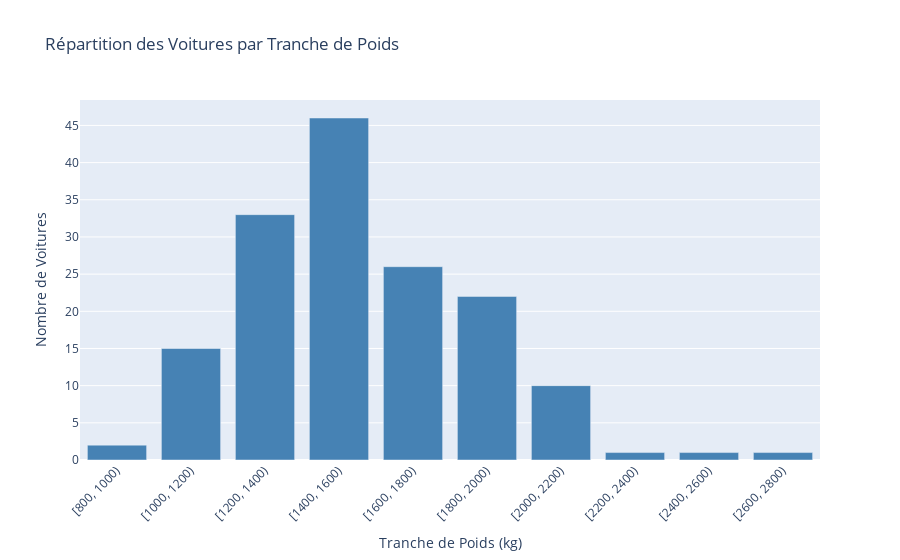

The notebook cell this image was saved under:
### Markdown cell above
Graphique montrant la répartion des voitures par tranche de poids

### Code cell
# Nombre de voitures par tranche de poids (par 200 kg)

# Trouver le poids min et max
poids_min = int(df['Poids (kg)'].min())
poids_max = int(df['Poids (kg)'].max())

# Arrondir le poids minimum 
poids_min_arrondi = (poids_min // 200) * 200

# Tranches de 200 kg

bins_poids = list(range(poids_min_arrondi, poids_max + 201, 200))

# Classer chaque voiture dans une tranche de poids
df['Tranche_Poids'] = pd.cut(df['Poids (kg)'], bins=bins_poids, right=False)

# Compter les voitures par tranche
weight_counts = df['Tranche_Poids'].value_counts().sort_index().reset_index()

# Renommer les colonnes
weight_counts.columns = ['Tranche_Poids', 'count']

# Convertir en texte
weight_counts['Tranche_Poids'] = weight_counts['Tranche_Poids'].astype(str)

# Créer le graphique
fig_weight = px.bar(
    weight_counts,
    x='Tranche_Poids',                                
    y='count',                                           
    title='Répartition des Voitures par Tranche de Poids ',
    labels={'Tranche_Poids': 'Tranche de Poids (kg)', 'count': 'Nombre de Voitures'}
)


fig_weight.update_traces(marker_color='steelblue')

# Incliner les étiquettes
fig_weight.update_layout(showlegend=False, xaxis_tickangle=-45)

fig_weight.show()

### Figure 1 — Plotly figure (JSON) as saved in the notebook; plotly's stock layout.template omitted (floating-point values rounded to 4 significant figures)
{"data": [{"hovertemplate": "Tranche de Poids (kg)=%{x}<br>Nombre de Voitures=%{y}<extra></extra>", "legendgroup": "", "marker": {"color": "steelblue", "pattern": {"shape": ""}}, "name": "", "orientation": "v", "showlegend": false, "textposition": "auto", "type": "bar", "x": ["[800, 1000)", "[1000, 1200)", "[1200, 1400)", "[1400, 1600)", "[1600, 1800)", "[1800, 2000)", "[2000, 2200)", "[2200, 2400)", "[2400, 2600)", "[2600, 2800)"], "xaxis": "x", "y": [2, 15, 33, 46, 26, 22, 10, 1, 1, 1], "yaxis": "y"}], "layout": {"barmode": "relative", "legend": {"tracegroupgap": 0}, "showlegend": false, "title": {"text": "Répartition des Voitures par Tranche de Poids "}, "xaxis": {"anchor": "y", "domain": [0, 1], "tickangle": -45, "title": {"text": "Tranche de Poids (kg)"}}, "yaxis": {"anchor": "x", "domain": [0, 1], "title": {"text": "Nombre de Voitures"}}}}
